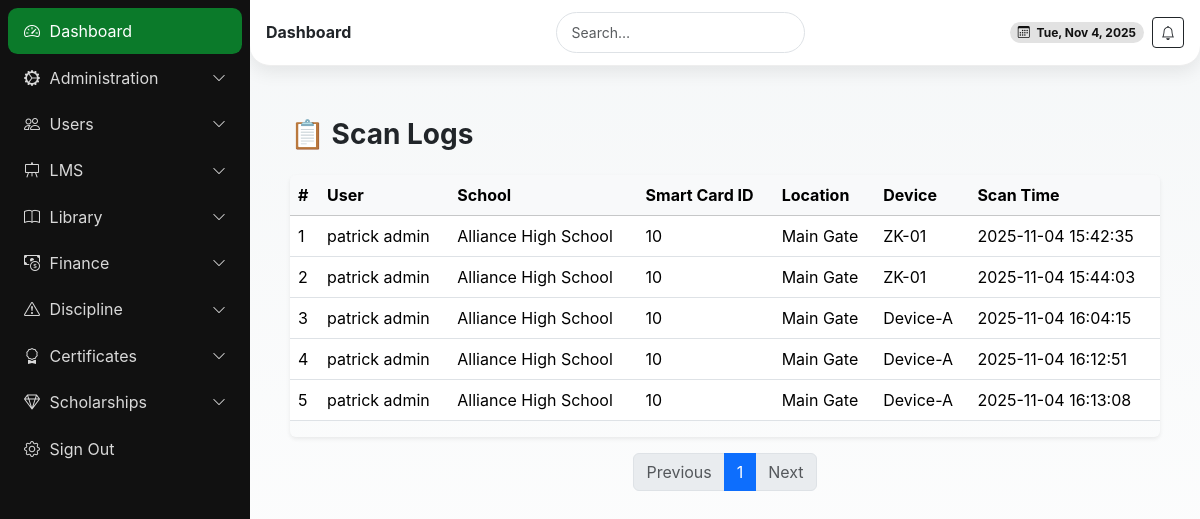
The app's page /scan-logs/ (signed in) with its own data.
### school/models.py (models this page shows, shortened)
class ScanLog(models.Model):
    smart_id = models.ForeignKey(SmartID, on_delete=models.CASCADE, related_name='scan_logs')
    scan_id =  models.CharField(max_length=100, unique=True, db_index=True)
    scanned_at = models.DateTimeField(auto_now_add=True)
    location = models.CharField(max_length=255, blank=True)  # e.g., "Main Gate", "Library"
    device_id = models.CharField(max_length=100, blank=True)  # ID of the scanning device
    action = models.CharField(max_length=50, blank=True)  # e.g., "Entry", "Exit"
    def __str__(self):
        return f"ScanLog: {self.smart_id} at {self.scanned_at}"

class SmartID(models.Model):
    profile = models.OneToOneField(User, on_delete=models.CASCADE)
    id_uuid = models.UUIDField(default=uuid.uuid4, editable=False, unique=True)
    card_id = models.CharField(max_length=100, unique=True, db_index=True)  # Physical card ID
    user_f18_id = models.CharField(max_length=100, unique=True, db_index=True)
    qr_code = models.ImageField(upload_to='smart_ids/', blank=True)  # Generated QR
    is_active = models.BooleanField(default=True)
    biometric_data = models.JSONField(blank=True, null=True)  # Optional biometric hash
    issued_at = models.DateTimeField(auto_now_add=True)
    last_used = models.DateTimeField(blank=True, null=True)  # Last time the ID was used
    school = models.ForeignKey(School, on_delete=models.CASCADE, related_name='smart_ids')
    def __str__(self):
        return f"Smart ID for {self.id_uuid}"

class School(models.Model):
    name = models.CharField(max_length=255)
    school_admin = models.OneToOneField(User, on_delete=models.CASCADE, related_name='school_admin_profile')
    code = models.CharField(max_length=50, unique=True)
    address = models.TextField(blank=True)
    contact_email = models.EmailField()
    contact_phone = models.CharField(max_length=15)
    created_at = models.DateTimeField(auto_now_add=True)
    is_active = models.BooleanField(default=True)

### userauths/models.py (models this page shows, shortened)
class User(AbstractUser):
    COUNTRY_CURRENCY_MAP = {
        'KENYA': 'KES',
        'UGANDA': 'UGX',
    }
    username = None  # Disable username field
    phone_number = models.CharField(max_length=15, unique=True)
    country = models.CharField(max_length=15,blank=True, null=True)
    email = models.EmailField(unique=True)
    first_name = models.CharField(max_length=50)
    last_name = models.CharField(max_length=50)
    is_staff = models.BooleanField(default=False)
    is_superuser = models.BooleanField(default=False)
    is_admin = models.BooleanField(default=False)
    school_staff = models.BooleanField(default=False)
    is_student = models.BooleanField(default=False)
    is_teacher = models.BooleanField(default=False)
    is_parent = models.BooleanField(default=False)
    is_active = models.BooleanField(default=True)
    is_verified = models.BooleanField(default=False)
    created_at = models.DateTimeField(auto_now_add=True)
    updated_at = models.DateTimeField(auto_now=True)
    objects = CustomUserManager()
    USERNAME_FIELD = 'email'  # Use email as the username field
    REQUIRED_FIELDS = ['first_name', 'last_name', 'phone_number']  # Required fields for createsuperuser
    class Meta:
        ordering = ['-created_at']

### school/views.py (the view)
# urls.py: path('scan-logs/', views.scan_logs_view, name='scan_logs'),
@login_required
def scan_logs_view(request):
    search = request.GET.get('q', '')
    school = getattr(request.user, 'school', None)
    logs = ScanLog.objects.all()
    print((logs))
    if school:
        logs = logs.filter(school=school)
    if search:
        logs = logs.filter(school=school)
    paginator = Paginator(logs, 25)  # Show 25 logs per page
    page = request.GET.get('page')
    logs_page = paginator.get_page(page)
    context = {
        'logs': logs_page,
        'search': search,
    }
    return render(request, 'school/scan_logs.html', context)

### templates/school/scan_logs.html (shortened to what this page needs)
{% extends 'school/base.html' %}
{% load static %}
{% block content %}
<div class="container mt-4">
  <div class="d-flex justify-content-between align-items-center mb-3">
    <h3 class="fw-bold">📋 Scan Logs</h3>
  </div>
  {% if logs %}
    <div class="table-responsive shadow-sm rounded">
      <table class="table table-hover align-middle">
        <thead class="table-light">
                <tr>
        <th>#</th>
        <th>User</th>
        <th>School</th>
        <th>Smart Card ID</th>
        <th>Location</th>
        <th>Device</th>
        <th>Scan Time</th>
      </tr>
        </thead>
        <tbody>
          {% for log in logs %}
            <tr>
        <td>{{ forloop.counter }}</td>
        <td>{{ log.smart_id.profile.get_full_name }}</td>
        <td>{{ log.smart_id.school.name }}</td>
        <td>{{ log.smart_id.card_id }}</td>
        <td>{{ log.location }}</td>
        <td>{{ log.device_id }}</td>
        <td>{{ log.scanned_at|date:"Y-m-d H:i:s" }}</td>
            </tr>
          {% endfor %}
        </tbody>
      </table>
    </div>
    <nav aria-label="Page navigation" class="mt-3">
      <ul class="pagination justify-content-center">
        {% if logs.has_previous %}
          <li class="page-item">
            <a class="page-link" href="?page={{ logs.previous_page_number }}&q={{ search }}">Previous</a>
          </li>
        {% else %}
          <li class="page-item disabled"><span class="page-link">Previous</span></li>
        {% endif %}
        <li class="page-item active"><span class="page-link">{{ logs.number }}</span></li>
        {% if logs.has_next %}
          <li class="page-item">
            <a class="page-link" href="?page={{ logs.next_page_number }}&q={{ search }}">Next</a>
          </li>
        {% else %}
          <li class="page-item disabled"><span class="page-link">Next</span></li>
        {% endif %}
      </ul>
    </nav>
  {% else %}
    <div class="alert alert-info">No scan logs found.</div>
  {% endif %}
</div>
{% endblock %}

### static/css/dashboard.css (style rules this page uses)
:root { --kenya-green: #0b7a2a; --kenya-red: #bb0a21; --kenya-black: #111111; --kenya-white: #ffffff; --kenya-grey: #f5f7f8; --radius-xl: 1.25rem; --shadow-soft: 0 6px 18px rgba(0,0,0,.08); --space-compact: .5rem; }
* { box-sizing: border-box; }
html { font-size: 16px; overflow-x: hidden; }
html, body { height: 100%; margin: 0; padding: 0; }
body { background: linear-gradient(180deg, var(--kenya-grey), #fff); font-family: "Inter", -apple-system, BlinkMacSystemFont, "Segoe UI", Roboto, sans-serif; overflow-x: hidden; }
.table { width: 100%; }
.table-responsive { width: 100%; overflow-x: auto; -webkit-overflow-scrolling: touch; }

### records on screen
ScanLog: smart_id.profile.get_full_name "patrick admin", smart_id.school.name "Alliance High School", smart_id.card_id "10", location "Main Gate", device_id "ZK-01", scanned_at "2025-11-04 15:42:35"
ScanLog: smart_id.profile.get_full_name "patrick admin", smart_id.school.name "Alliance High School", smart_id.card_id "10", location "Main Gate", device_id "ZK-01", scanned_at "2025-11-04 15:44:03"
ScanLog: smart_id.profile.get_full_name "patrick admin", smart_id.school.name "Alliance High School", smart_id.card_id "10", location "Main Gate", device_id "Device-A", scanned_at "2025-11-04 16:04:15"
ScanLog: smart_id.profile.get_full_name "patrick admin", smart_id.school.name "Alliance High School", smart_id.card_id "10", location "Main Gate", device_id "Device-A", scanned_at "2025-11-04 16:12:51"
ScanLog: smart_id.profile.get_full_name "patrick admin", smart_id.school.name "Alliance High School", smart_id.card_id "10", location "Main Gate", device_id "Device-A", scanned_at "2025-11-04 16:13:08"

### other values on screen
{{ logs.number }} "1"
